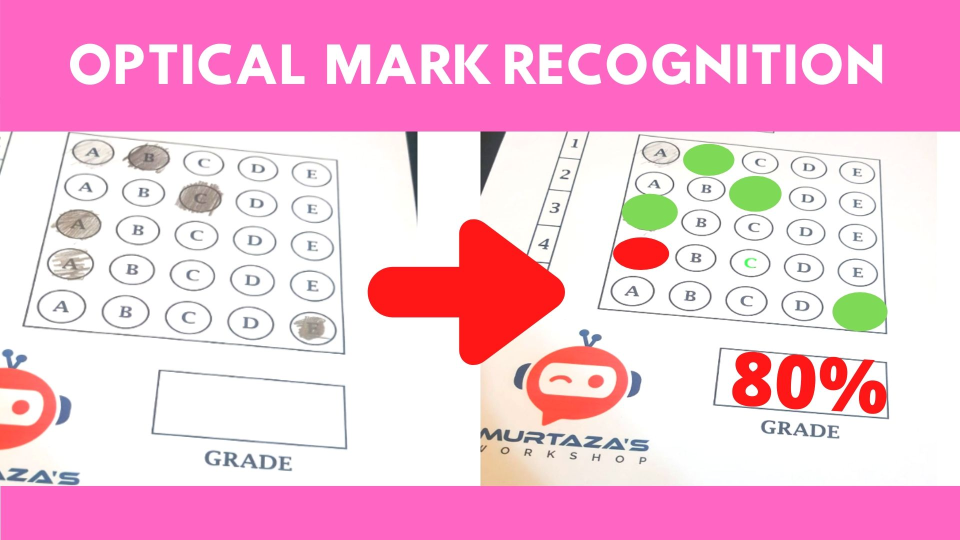
#> input picture old_to_delete/OMR/Thumbnail.jpg, 1920 x 1080 px (shown at 1/2 size)
$ python -i OMR_main.py   (imports and definitions only)   (older library calls are emulated)
#> lines starting #> are read from the running program, lines starting #| are printed output that depends on the picture; after the words box and inside, x2 and y2 are one past the last pixel; in counts of white or black regions, pixels touching at a corner belong together
#> further down, picture is the input picture: shape (1080, 1920, 3); mean B, G, R 215.5, 188.4, 246.6
### old_to_delete/OMR/utlis.py
import cv2
import numpy as np
import sys
sys.path.append("../..")


# [34 lines left out: function stackImages, not called in this run]


def reorder(myPoints):
    myPoints = myPoints.reshape((4, 2))
    #print(myPoints)
    myPointsNew = np.zeros((4, 1, 2), np.int32)
    add = myPoints.sum(1)
    myPointsNew[0] = myPoints[np.argmin(add)]  #[0,0]
    myPointsNew[3] =myPoints[np.argmax(add)]   #[w,h]
    diff = np.diff(myPoints, axis=1)
    myPointsNew[1] =myPoints[np.argmin(diff)]  #[w,0]
    myPointsNew[2] = myPoints[np.argmax(diff)] #[h,0]

    return myPointsNew


def rectContour(contours):

    rectCon = []
    max_area = 0
    for i in contours:
        area = cv2.contourArea(i)
        if area > 50:
            peri = cv2.arcLength(i, True)
            approx = cv2.approxPolyDP(i, 0.02 * peri, True)
            if len(approx) == 4:
                rectCon.append(i)
    rectCon = sorted(rectCon, key=cv2.contourArea,reverse=True)
    return rectCon


def getCornerPoints(cont):
    peri = cv2.arcLength(cont, True)
    approx = cv2.approxPolyDP(cont, 0.02 * peri, True)
    return approx


# [57 lines left out: functions splitBoxes, drawGrid, showAnswers, score, not called in this run]


def find_contours(img, num_rectangles):
#> called with num_rectangles = 3
    img_canny = cv2.Canny(img, 10, 230)
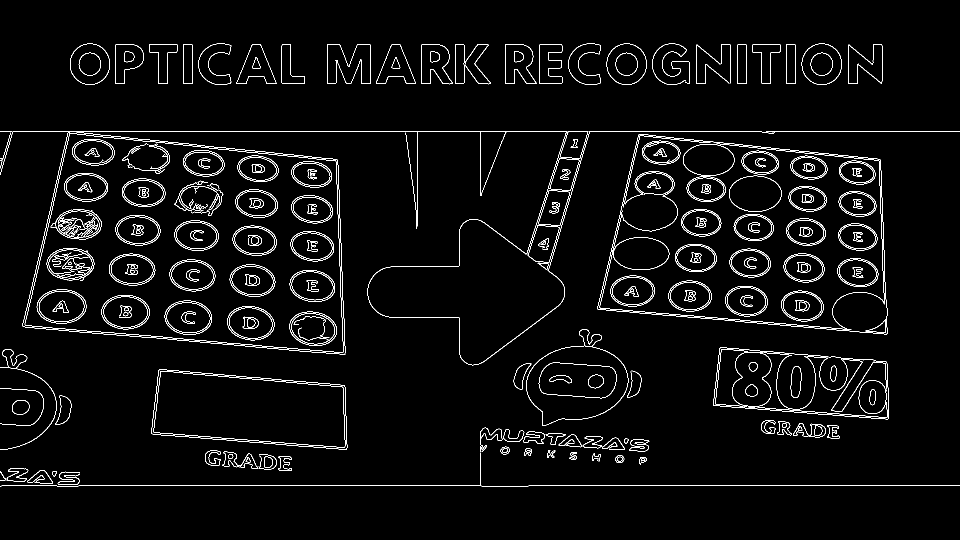
#> img_canny: shape (1080, 1920) (shown at 1/2 size); 3.2% white in thin lines or dots, all inside (x1, y1, x2, y2) = (0, 87, 1920, 973)
    cv2.imwrite("debugging-opencv/canny.png", img_canny)
    img_contours = img.copy()
    contours, hierarchy = cv2.findContours(img_canny, cv2.RETR_EXTERNAL, cv2.CHAIN_APPROX_NONE)
#> contours = 83 contours, 19 with area under 20; largest, box (x1, y1, x2, y2) and area: (0, 262, 1920, 731) 228902, (1195, 268, 1776, 669) 187738, (303, 739, 695, 899) 49499, (1426, 695, 1778, 839) 39849, (1052, 658, 1257, 852) 24724
    cv2.drawContours(img_contours, contours, -1, (0, 255, 0), 10)
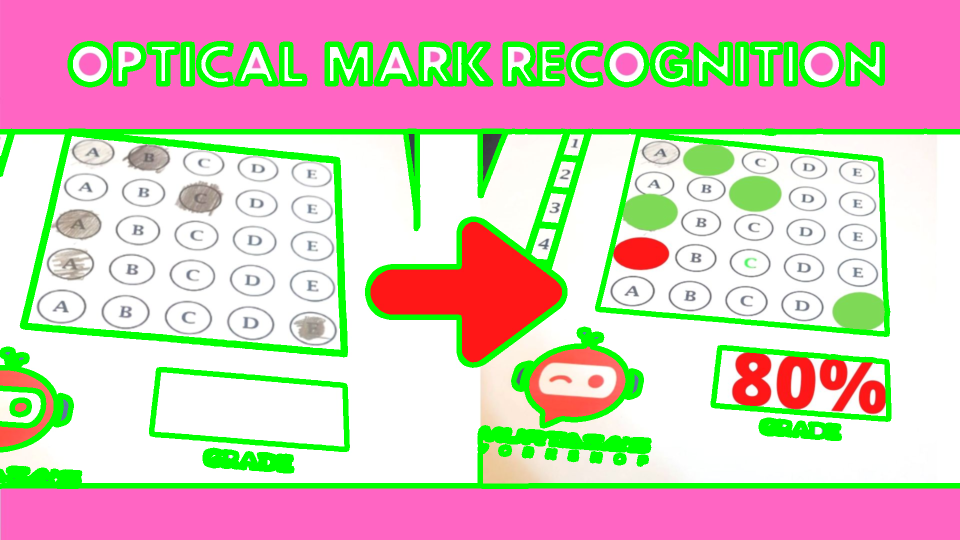
#> img_contours: shape (1080, 1920, 3) (shown at 1/2 size); mean B, G, R 188.5, 196.8, 216.9
    rect_con = rectContour(contours)
#> the loop in rectContour, `for i in contours:` made 83 passes
#> (area, peri, approx) on passes 44, 47, 49, 51, 52, 53, 65, 75: (49499, 1050.8, [[316, 742], [305, 868], [693, 898], [689, 771]]), (39849, 945.1, [[1439, 696], [1426, 810], [1777, 837], [1772, 723]]), (137.5, 58.87, [[1075, 526], [1092, 539], [1094, 538], [1096, 527]]), (2954, 237.9, [[1098, 380], [1077, 448], [1119, 451], [1139, 384]]), (2570, 221.1, [[1119, 316], [1099, 377], [1140, 381], [1158, 320]]), (187738.5, 1843.1, [[1277, 269], [1195, 618], [1774, 667], [1760, 319]]), (1340, 190.8, [[1477, 88], [1475, 167], [1492, 167], [1492, 89]]), (1419, 192.8, [[369, 88], [366, 167], [384, 167], [384, 89]])
#> (area, peri) on passes 6, 8, 10, 11, 13, 15: (62, 32.14), (60.5, 277.3), (130.5, 49.56), (302, 67.8), (199, 53.46), (118.5, 74.04)
#> after the loop in rectContour, `for i in contours:`: rectCon = 8 contours; box (x1, y1, x2, y2) and area: (1195, 268, 1776, 669) 187738, (303, 739, 695, 899) 49499, (1426, 695, 1778, 839) 39849, (1077, 380, 1140, 452) 2954, (1099, 316, 1159, 382) 2570, (366, 88, 385, 168) 1419, (1475, 88, 1493, 168) 1340, (1075, 525, 1097, 540) 138
#> rect_con has the same summary as rectCon in rectContour

    biggest_contours = []
    if num_rectangles > len(rect_con):
        num_rectangles = len(rect_con)
    if len(rect_con) > 0:
        for i in range(num_rectangles):
            #print(i)
            biggest_contours.append(getCornerPoints(rect_con[i]))
#> this loop made 3 passes
#> (peri in getCornerPoints, approx in getCornerPoints) on passes 1 to 3: (1843.1, [[1277, 269], [1195, 618], [1774, 667], [1760, 319]]), (1050.8, [[316, 742], [305, 868], [693, 898], [689, 771]]), (945.1, [[1439, 696], [1426, 810], [1777, 837], [1772, 723]])
#> after the loop, biggest_contours = 3 contours; box (x1, y1, x2, y2) and area: (1195, 269, 1775, 668) 186736, (305, 742, 694, 899) 48236, (1426, 696, 1778, 838) 39096
            #print("aaaaa", biggest_contours[0])
    return biggest_contours

# [33 lines left out: function find_contours2, not called in this run]


def image_warping(img_contours, img, widthImg, heightImg):
    if img_contours.size == 0:
        print("Contour size is zero.")
        return 0
    else:
        img_contours = reorder(img_contours)
        pts1 = np.float32(img_contours)
        pts2 = np.float32([[0, 0], [widthImg, 0], [0, heightImg], [widthImg, heightImg]])
        matrix = cv2.getPerspectiveTransform(pts1, pts2)
        image_warped = cv2.warpPerspective(img, matrix, (widthImg, heightImg))

        return image_warped

### old_to_delete/OMR/OMR_main.py
import cv2
import numpy as np
import sys
sys.path.append("../..")
from old_to_delete.OMR import utlis
import statistics

# TODO ###################
# 3. Number of questions
# 4. Video capture

########################################################################
webcam_feed = False
path_to_image = "../../data/answer_sheets/answer_sheet_5_3.png"

# [2 lines not run here, left out]

heightImg = 2339
widthImg = 1654
scale = 2
heightImg = int(heightImg / scale)
widthImg = int(widthImg / scale)

rows = 20
columns = 5
num_answer_fields = 3

ans_array = ["A", "B", "C", "D", "E"]

#points_to_check = [[15,11], [15,489], [685,11], [693,489], [15,22], [25,11]]
points_to_check = [[10,10], [10,484], [681,11], [681,484], [10,20], [18,10]]
white_thresh = 120


########################################################################


# [24 lines left out: functions load_image, remove_shadows, not called in this run]


def preprocess_image(img):
    #img = cv2.GaussianBlur(img, (3, 3), 0)
    normalized_img = np.zeros((800, 800))
    img = cv2.normalize(img, normalized_img, 0, 255, cv2.NORM_MINMAX)
    img_blur = cv2.GaussianBlur(img, (3, 3), 1)
    return img_blur


def find_page(img):
    image_warped = None
    wrong_format = False
    points_to_check = [[10,10], [10,484], [681,11], [681,484], [10,20], [18,10]]
    img_copy = img
    # finds biggest contour in image
    contour = utlis.find_contours(img, 3)
#> contour has the same summary as biggest_contours in find_contours
    #print(len(contour))
    for cnt in contour:
        # transform
        if contour != [] and cv2.contourArea(cnt) > 90000:
            image_warped = utlis.image_warping(cnt, img, 500, 700)
        else:
            #print("No contour found")
            return None

        wrong_format = False
        # check if the found contour is the answer sheet and if the orientation is correct
        i = -1
        for point in points_to_check:
            i += 1
            #print(image_warped[point[0], point[1]])
            if image_warped[point[0], point[1]] < white_thresh:
                #print("Correct format")
                continue
            else:
                wrong_format = True
                if i == 4 or i == 5:
                    #print("Wrong orientation")
                    break
                #print("Not an answer sheet. Quitting", point)
                break

        if wrong_format:
            continue
        if not wrong_format:
            break
#> this loop made 1 pass
#> (pts1 in image_warping, pts2 in image_warping) on pass 1: ([[1277, 269], [1760, 319], [1195, 618], [1774, 667]], [[0, 0], [500, 0], [0, 700], [500, 700]])
#> pass 1, in image_warping, `image_warped = cv2.warpPerspective(img, matrix, (widthImg, heightImg))`:
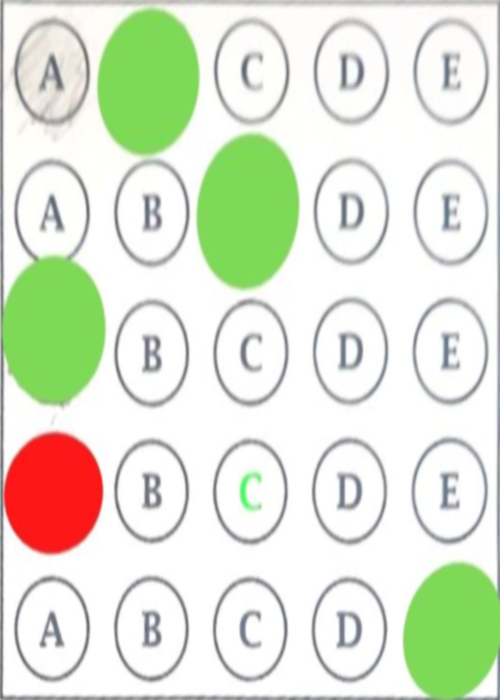
#> image_warped: shape (700, 500, 3); mean B, G, R 212.2, 229.9, 223.8

    if wrong_format:
        #print("Wrong format")
        return None

    if image_warped is not None:
        return image_warped[5:-5,5:-5]
    else:
        return None


# [74 lines left out: functions draw_grids, apply_threshold, draw_grid, get_answers, not called in this run]


def omr_read_correct_answers(img):
    #print("Reading correct answers from image")
    # function reads correct answers from an answer sheet
    skip_shadows = False
    img_preprocessed = preprocess_image(img)
    cv2.imwrite("debugging-opencv/camera-preprocessed.png", img_preprocessed)
    img = find_page(img_preprocessed)
    page_img = img
    #cv2.imwrite("debugging-opencv/found-page-1.png", img)
    if img is None:
        skip_shadows = True
        img = remove_shadows(img_preprocessed)
        #cv2.imwrite("debugging-opencv/no-shadows-1.png", img)
        img_preprocessed = find_page(img)
        #cv2.imwrite("debugging-opencv/found-page-2.png", img_preprocessed)
        page_img = img_preprocessed
        if img_preprocessed is None:
            return None, None, None, None, None
    #cv2.imshow("label", img)
    if not skip_shadows:
        img_preprocessed = remove_shadows(img)
        #cv2.imwrite("debugging-opencv/no-shadows-2.png", img_preprocessed)

    img_contours = utlis.find_contours(img_preprocessed, num_answer_fields + 1)
    img_contours = utlis.find_contours2(img_preprocessed, num_answer_fields + 1)

    if len(img_contours) < num_answer_fields + 1:
        return None, None, None, None, None
    '''
    #make sure that the index contour is last
    for j in range(num_answer_fields + 1):
        i = j
        i2 = (j + 1) % (num_answer_fields + 1)
        #print(i, i2)
        if img_contours[i][0][0][1] > img_contours[i2][0][0][1]:
            img_contours[i],img_contours[i2] = img_contours[i2],img_contours[i]

    if img_contours[0][0][0][0] > img_contours[1][0][0][0]:
        img_contours[0],img_contours[1] = img_contours[1],img_contours[0]
    '''

    images_warped = []
    for contour in img_contours:
        images_warped.append(utlis.image_warping(contour, img_preprocessed, widthImg, heightImg))

    im_i = 0
    for im in images_warped:
        cv2.imwrite("debugging-opencv/warped" + str(im_i) + ".png", im)
        if im_i != 3:
            im_grid = utlis.drawGrid(im)
            cv2.imwrite("debugging-opencv/warped_grid" + str(im_i) + ".png", im_grid[0])
        else:
            im_grid = utlis.drawGrid(im, questions=8, choices=11)
            cv2.imwrite("debugging-opencv/warped_grid" + str(im_i) + ".png", im_grid[0])
        im_i += 1


    images_threshold = []
    for warped_image in images_warped:
        #print("contour", contour)
        images_threshold.append(apply_threshold(warped_image))

    images_grid = []
    i = 0
    for threshold_image in images_threshold:
        if i % (num_answer_fields + 1) == num_answer_fields:
            images_grid.append(draw_grid(threshold_image, is_index=True))
            i = 0
        else:
            images_grid.append(draw_grid(threshold_image, is_index=False))  # TODO delete unnecessary data
            i += 1
    #cv2.imshow("label3", images_grid[2][0])
    images_answers = []
    i = 0
    for grid in images_grid:
        if i % (num_answer_fields + 1) == num_answer_fields:
            images_answers.append(get_answers(grid[0], grid[1], is_index=True))
            i = 0
        else:
            images_answers.append(get_answers(grid[0], grid[1]))
            i += 1

    # grade answers
    all_answers = []
    for answer in images_answers[:-1]:
        answers = []
        for question in answer:
            #print(max(question))
            if max(question) * 0.50 > statistics.median(question):
                answers.append(ans_array[question.index(max(question))])
            else:
                answers.append("0")
        all_answers.append(answers)
    full_answers = []
    for l in all_answers:
        for a in l:
            full_answers.append(a)
    #print(full_answers)

    # read the index
    index_answer = images_answers[-1][:-2]
    #print(index_answer)
    index_answers = []
    for char in index_answer:
        index_answers.append(str(char.index(max(char))-1))
    index_txt = "".join(index_answers)

    group_answer = images_answers[-1][-1]
    group = group_answer.index(max(group_answer))
    #print("Grupa:",group)
    warped_imgs_grid = [1]
    #page_img_grid = draw_grids(page_img, images_warped)
    #print(index_txt, full_answers, group, page_img, warped_imgs_grid)
    #cv2.imshow("label", page_img)
    return index_txt, full_answers, group, page_img, images_warped


# [113 lines left out: function omr_grade, not called in this run]

def score(correct, answers):
    return utlis.score(correct, answers)

# [5 lines left out: function test, not called in this run]

# [22 lines not run here, left out]

>>> import cv2
>>> picture = cv2.imread('Thumbnail.jpg')
#> (the run stopped early here; a loop or call above may not have finished)
